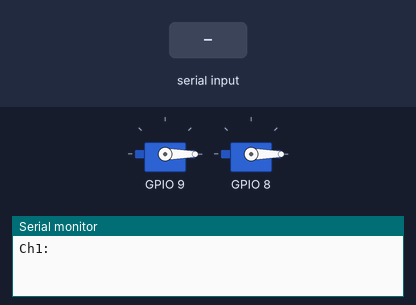
The sketch below on a simulated ESP32. Shown: 2 × servo, the last lines printed to the serial monitor. The inputs (shaded band) are chosen by the test bench.

Above: at 1.2 s.
1.3 s: "90,45,200\n" received over Serial
At 1.8 s:
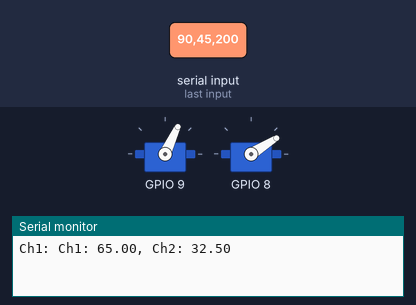
2.8 s: "30,150,10\n" received over Serial
At 4.0 s:
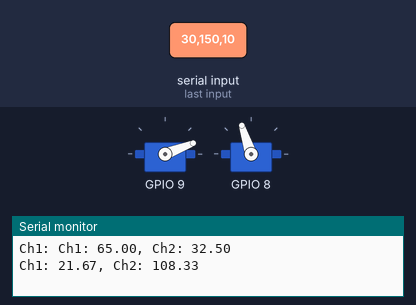
4.3 s: "90\n" received over Serial
At 5.2 s:
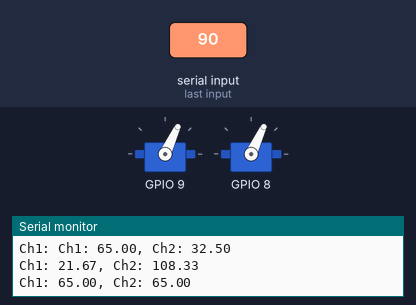
5.8 s: "200\n" received over Serial
At 6.4 s:
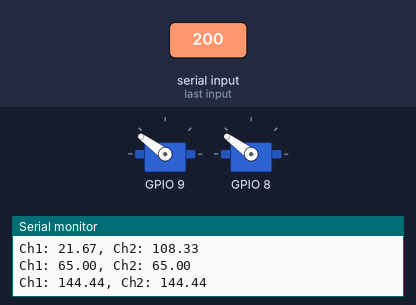
7.3 s: "1,90\n" received over Serial
At 8.5 s:
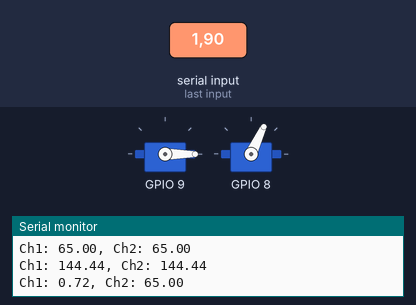
8.8 s: "90,45\n" received over Serial
At 9.8 s:
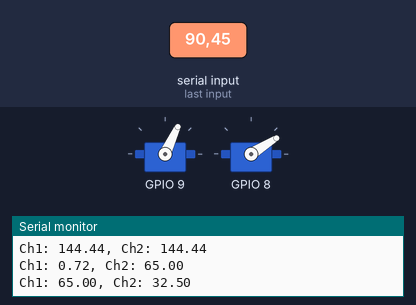
Timing chart, 0 to 11.3 s (numbered marks = the images above; inputs shaded):
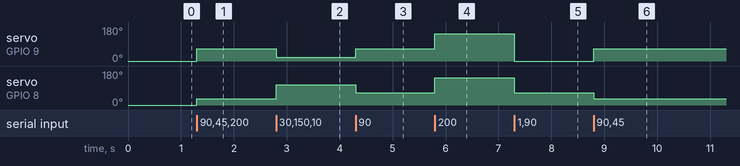

The sketch:

NewServo.ino
```cpp
#include <Arduino.h>
#include "pwmWrite.h"
Pwm servo = Pwm();

int ch1, ch2;
float ch1Intense, ch2Intense, prech1Intense, prech2Intense;
float maxIntense = 250;
int myTimeout = 150;

void setup() {
    Serial.print("Ch1: ");
  Serial.begin(115200);

  // init signal pinout
  ch1 = 9;
  ch2 = 8;

  // reset all servos to original angle
  resetServo();
}

void resetServo() {
  servo.writeServo(ch1, 0);
  servo.writeServo(ch2, 0);
  delay(30);
  Serial.setTimeout(myTimeout);
}


void loop() {
  // servo.writeServo(ch1, 100);
  //   servo.writeServo(ch2, 180);
  // servo.writeServo(ch1, 0);
  //   servo.writeServo(ch2, 0);
  if (Serial.available()) {
    String command = Serial.readStringUntil('\n');
    int idx = command.indexOf(',');
    prech1Intense = ch1Intense;
    prech2Intense = ch2Intense;

    if (command.substring(0, idx).toFloat() != -1) {
      ch1Intense = 13.0 * command.substring(0, idx).toFloat() / 18.0;
    }
    if (command.substring(idx + 1).toFloat() != -1) {
      ch2Intense = 13.0 * command.substring(idx + 1).toFloat() / 18.0;
    }

    ch1Intense = ch1Intense > maxIntense ? maxIntense : ch1Intense;
    ch2Intense = ch2Intense > maxIntense ? maxIntense : ch2Intense;
    prech1Intense = ch1Intense;
    prech2Intense = ch2Intense;

    servo.writeServo(ch1, ch1Intense);
    servo.writeServo(ch2, ch2Intense);

    Serial.print("Ch1: ");
    Serial.print(ch1Intense);
    Serial.print(", Ch2: ");
    Serial.println(ch2Intense);

    // give delay
    // 目前討論是在unity端控制每個command的delay,
    // 馬達每轉動1度，耗時2.68ms
    // 下面是一個小靈感
    // 紀錄兩顆馬達分別上一個轉到的角度以及現在要轉到的角度，
    // 乘上2.68後找最大的那個，就是這輪馬達會需要的最少轉動時間

     //float delMax = max(abs(prech1Intense - ch1Intense), abs(prech2Intense - ch2Intense));
     //Serial.print("delay: ");
     //Serial.println(delMax);
    // delay(delMax * 2.68);
    // prech1Intense = ch1Intense; prech2Intense = ch2Intense;
  }
}
```

Measured:
- after the input at 1.3 s, servo on GPIO 9: 0° → 65° at once; servo on GPIO 8: 0° → 32° at once
- after the input at 2.8 s, servo on GPIO 9: 65° → 21° at once; servo on GPIO 8: 32° → 108° at once
- after the input at 4.3 s, servo on GPIO 9: 21° → 65° at once; servo on GPIO 8: 108° → 65° at once
- after the input at 5.8 s, servo on GPIO 9, servo on GPIO 8: 65° → 144° at once
- after the input at 7.3 s, servo on GPIO 9: 144° → 0° at once; servo on GPIO 8: 144° → 65° at once
- after the input at 8.8 s, servo on GPIO 9: 0° → 65° at once; servo on GPIO 8: 65° → 32° at once
